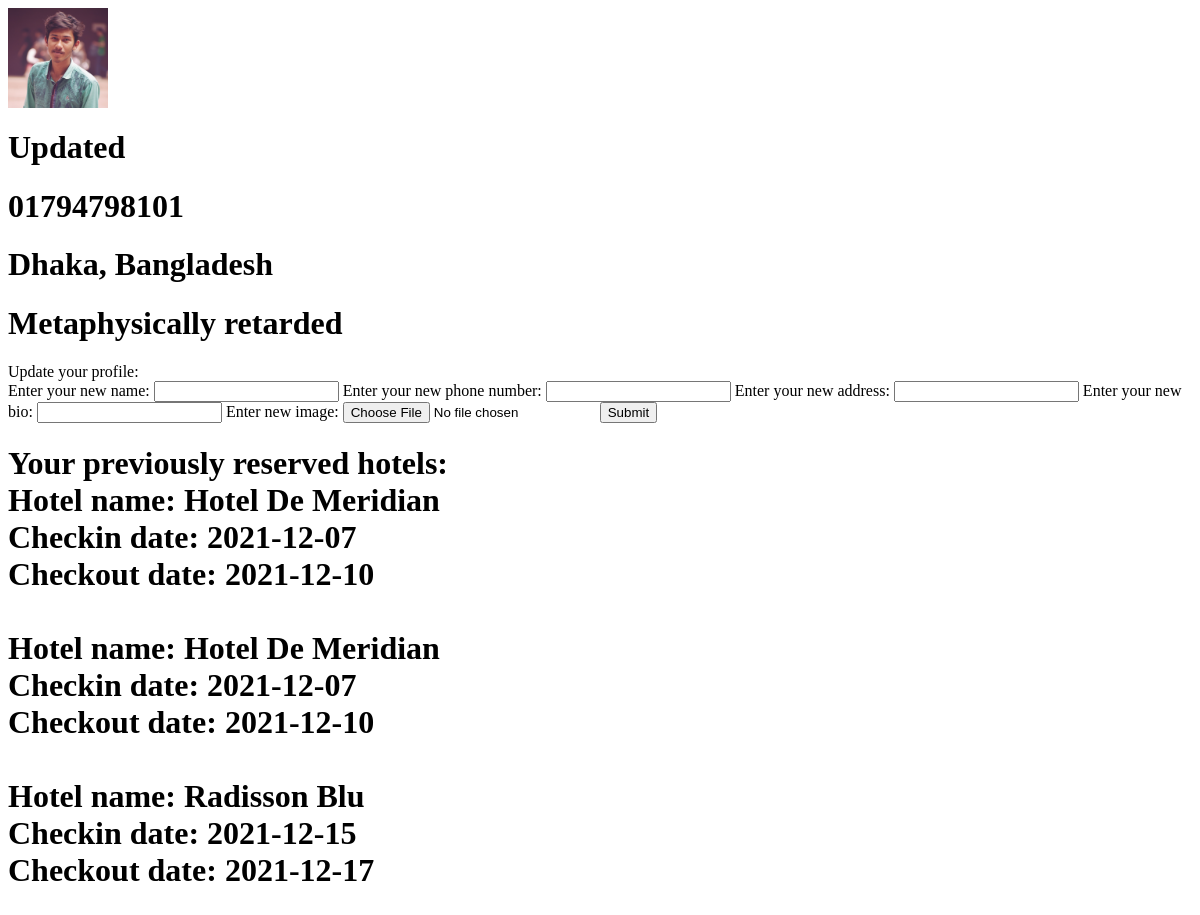
The page /main/user_profile/ (signed in) on the database as committed earlier.
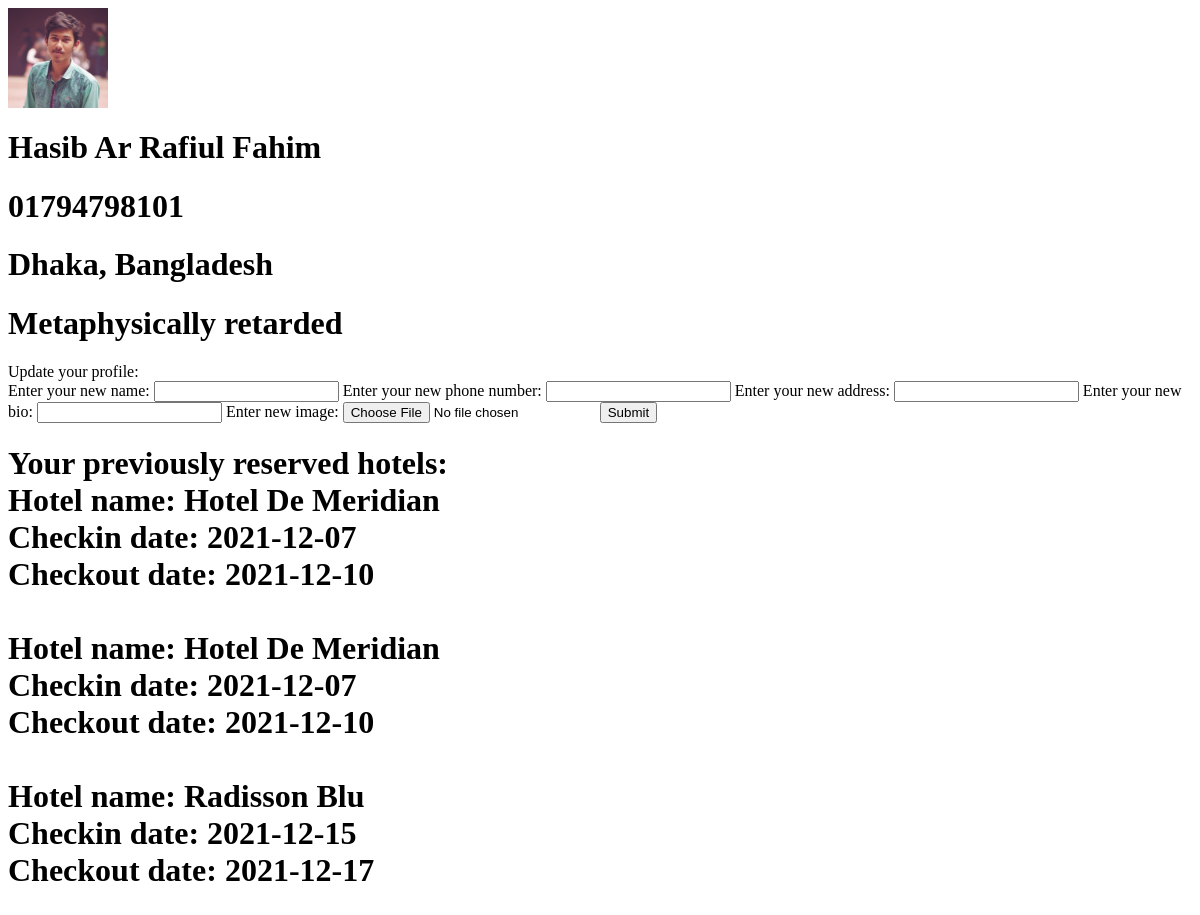
The same page on the database as committed later.
### main/models.py (models this page shows)
class userProfile(models.Model):
    user = models.OneToOneField(settings.AUTH_USER_MODEL, null=True, on_delete=models.CASCADE)
    user_name = models.CharField(max_length=300, null=True)
    user_phone = models.CharField(max_length=20, null=True)
    user_address = models.CharField(max_length=20, null=True)
    date = models.DateTimeField(auto_now_add=True)
    bio = models.CharField(max_length=300, null=True)
    user_image = models.ImageField(blank=True, null=True, upload_to='media')

class HotelReservation(models.Model):
    user_name = models.CharField(max_length=20)
    user_email = models.CharField(max_length=30)
    user_phone = models.CharField(max_length=20)
    checkin_date = models.CharField(max_length=20)
    checkout_date = models.CharField(max_length=20)
    hotel_name = models.CharField(max_length=20)
    room_number = models.CharField(max_length=20)
    room_type = models.CharField(max_length=20)
    user = models.ForeignKey(settings.AUTH_USER_MODEL, default=None, on_delete=models.DO_NOTHING)

### main/views.py (the view)
@login_required(login_url="/account/login/")
def UserProfile(request):
    primaryKey = request.POST.get('primaryKey')
    if primaryKey is None:
        primaryKey = 1
    instance = userProfile.objects.get(id=primaryKey)
    UserProfile.user_name = request.POST.get('user_name')
    UserProfile.phone = request.POST.get('phone_number')
    UserProfile.address = request.POST.get('address')
    UserProfile.bio = request.POST.get('bio')
    UserProfile.image = request.FILES.get('image')
    if UserProfile.user_name is not None and UserProfile.user_name != '':
        instance.user_name = UserProfile.user_name
    if UserProfile.phone is not None and UserProfile.phone != '':
        instance.user_phone = UserProfile.phone
    if UserProfile.address is not None and UserProfile.address != '':
        instance.user_address = UserProfile.address
    if UserProfile.bio is not None and UserProfile.bio!= '':
        instance.bio = UserProfile.bio
    if UserProfile.image is not None:
        instance.user_image = UserProfile.image
    instance.save()
    profile = userProfile.objects.all()
    profile2 = userProfile.objects.filter(user=request.user).first()
    b = ''
    if profile2 is None:
        b = 'NoData'
    context = {}
    context['profile'] = profile
    context['booli'] = b
    context['name'] = UserProfile.user_name
    context['phone'] = UserProfile.phone
    context['address'] = UserProfile.address
    context['bio'] = UserProfile.bio
    context['image'] = UserProfile.image
    userBookedHotels = HotelReservation.objects.filter(user=request.user)
    context['userBookedHotels'] = userBookedHotels
    return render(request, 'main/user_profile.html', context)

### main/templates/main/User_Profile.html (shortened to what this page needs)
<html>
<body>
                        {% for profile in profile %}
                            {% if user == profile.user %}
                                    {% if profile.user_image %}
                                    <img src="{{ profile.user_image.url }}" alt="Error" height="100px" width="100px">
                                    {% endif %}
									<h1> {{ profile.user_name }} </h1>
									<h1> {{ profile.user_phone }} </h1>
									<h1> {{ profile.user_address }} </h1>
									<h1> {{ profile.bio }} </h1>
                                    Update your profile:
                                     <form method="post" autocomplete="on" enctype="multipart/form-data">
                                        Enter your new name:
                                        <input type="text" name="user_name">
                                        Enter your new phone number:
                                        <input type="text" name="phone_number">
                                        Enter your new address:
                                        <input type="text" name="address">
                                        Enter your new bio:
                                        <input type="text" name="bio">
                                         Enter new image:
                                         <input type="file" id="image" name="image">
                                        <button type="submit">
                                            Submit
                                        </button>
                                     </form>
                      {% endif %}
                        {% endfor %}
                        <h1>
                            Your previously reserved hotels:
                            <br>
                            {% for userBookedHotels in userBookedHotels %}
                            Hotel name: {{ userBookedHotels.hotel_name }} <br>
                            Checkin date: {{ userBookedHotels.checkin_date }}<br>
                            Checkout date: {{ userBookedHotels.checkout_date }}<br>
                            <br>
                            {% endfor %}
                        </h1>
</body>
</html>

Rows that differ between the two databases and show on the page:
changed userProfile "Dhaka, Bangladesh": user_name "Updated" → "Hasib Ar Rafiul Fahim"
